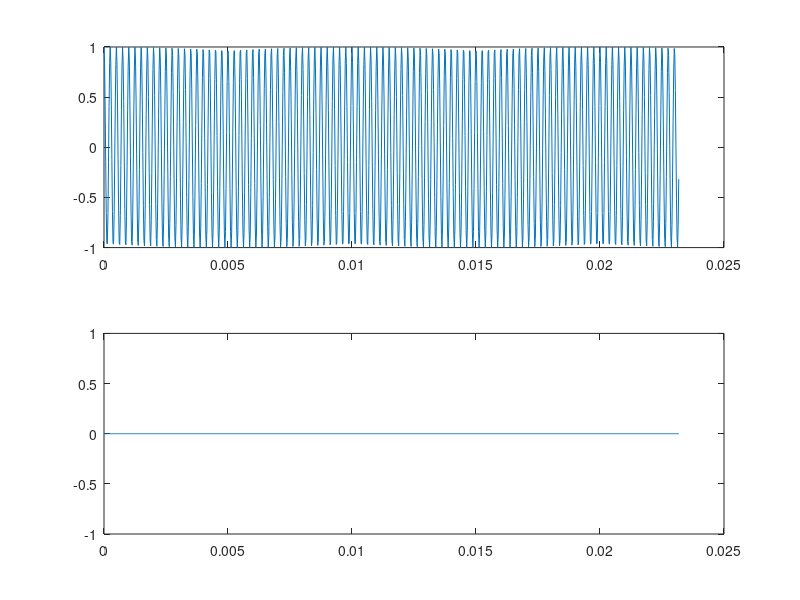
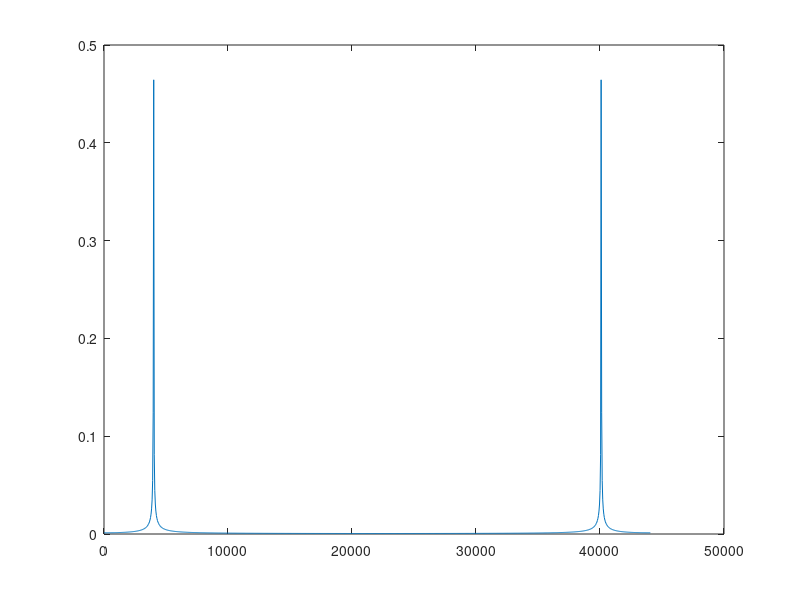

These charts were generated, in order, by the following MATLAB code:
fc = 44100;
dur = 0.1;
sinc = 1/fc;
T = [0:sinc:dur-sinc];

winsize = 1023;
binsize = fc/winsize;

f = 4000;

w = 2*pi*f;

nsamples = fc*dur;

T1 = T (1:winsize);
%y = exp(i*w*T1); %funz. complessa

y = cos (w*T1); %funz. reale
figure (1)
subplot (2,1,1)
plot (T1, real(y))

subplot (2,1,2)
plot (T1, imag(y))

F = [0:binsize:fc-binsize];
ybuf= [y(round(winsize/2)+1:winsize) y(1:round(winsize/2))];
DFT = zeros (size(F));

for k = 1:winsize
  anal = exp(-i*F(k)*2*pi*T1); 
  mult = anal .* ybuf;
  DFT(k) = sum(mult);
end

figure (2)
plot (F, abs(DFT)/winsize)
